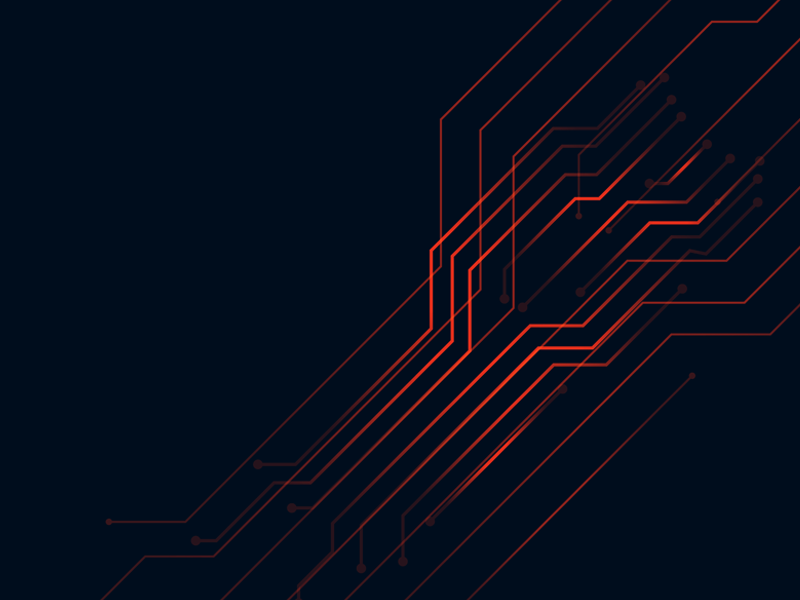
#> input picture asset/controls_bg.png, 800 x 600 px; its folder holds only this picture in this run
$ python -i naruto_vs_sasuke.py   (imports and definitions only)
#> lines starting #> are read from the running program, lines starting #| are printed output that depends on the picture; after the words box and inside, x2 and y2 are one past the last pixel; in counts of white or black regions, pixels touching at a corner belong together
import pygame
import numpy as np
import os
import sys
import platform
from time import time
from PIL import Image

# ================== Configuration ==================
BASE_DIR = os.path.dirname(os.path.abspath(__file__))
ASSET_DIR = os.path.join(BASE_DIR, "asset")
SPRITESHEET_PATH_NARUTO = os.path.join(ASSET_DIR, "sprites", "sheet.png")
SPRITESHEET_PATH_SASUKE = os.path.join(ASSET_DIR, "sprites", "sheet2.png")
SOUNDS_DIR = os.path.join(ASSET_DIR, "sounds")
MAP_IMAGE_DIR = ASSET_DIR

# Fireball images folder
FIREBALL_DIR = os.path.join(ASSET_DIR, "fireball")

# Runtime scale (you can change during play with +/-)
INITIAL_SCALE = 1.0

# Animation names (used when sheet provides multiple rows; for autoscan we put all frames into "idle")
ANIM_NAMES = ["idle", "walk", "attack", "jump"]

# Per-sheet slicing mode:
SHEET_CFG_NARUTO = {"mode": "autoscan_row", "expected": 4, "crop_bottom_px": 64}
SHEET_CFG_SASUKE = {"mode": "autoscan_row", "expected": 4, "crop_bottom_px": 64}

# Shooting tuning
BULLET_SPEED = 9
BULLET_DAMAGE = 12
SHOOT_COOLDOWN_FRAMES = 18  # ~3 shots/sec at 60 fps

# ================== Pygame init ==================
# [2 lines not run here, left out]

# ================== Background Music ==================
# [12 lines left out: function play_background_music, not called in this run]

# [3 lines not run here, left out]

SCREEN_WIDTH, SCREEN_HEIGHT = 800, 600
# [1 line that did not run here, left out]
# [1 line not run here, left out]

WHITE, RED, GREEN, BLACK = (255,255,255), (255,0,0), (0,255,0), (0,0,0)

# ================== Sounds ==================
def create_sound(freq=440, duration=0.1, vol=0.5):
    sample_rate = 44100
    t = np.linspace(0, duration, int(sample_rate * duration), endpoint=False)
    wave = vol * np.sin(2 * np.pi * freq * t)
    decay = np.linspace(1.0,0.1, wave.size)
    wave *= decay
    stereo = np.column_stack((wave, wave))
    arr = (stereo * 32767).astype(np.int16)
    arr = np.ascontiguousarray(arr)
    return pygame.sndarray.make_sound(arr)

def load_sound_file(filename):
    path = os.path.join(SOUNDS_DIR, filename)
    if os.path.isfile(path):
        try:
            return pygame.mixer.Sound(path)
        except Exception as e:
            print("Failed to load sound", path, e)
    return None

attack_sound = load_sound_file("punch.mp3") or create_sound(880, 0.08, 0.5)
hit_sound    = load_sound_file("hit.mp3")    or create_sound(220, 0.12, 0.5)
shoot_sound  = load_sound_file("attack.mp3")  or create_sound(1400, 0.05, 0.4)
bg_music     = load_sound_file("bg_loop.wav") or create_sound(110, 1.0, 0.2)
# [6 lines not run here, left out]

# ================== Maps ==================
map_images = []
# [14 lines not run here, left out]
map_colors = [(34,139,34), (139,69,19), (128,128,128)]

# ================== Background Images for Menus ==================
start_menu_bg = None
start_menu_bg_path = os.path.join(ASSET_DIR, "start_menu_bg.png")
# [7 lines not run here, left out]

controls_bg = None
controls_bg_path = os.path.join(ASSET_DIR, "controls_bg.png")
# [7 lines not run here, left out]

map_selection_bg = None
map_selection_bg_path = os.path.join(ASSET_DIR, "map_selection_bg.png")
# [7 lines not run here, left out]
# ================== Sheet loading helpers ==================
def pil_to_surface_alpha(img: Image.Image) -> pygame.Surface:
    if img.mode != "RGBA":
        img = img.convert("RGBA")
    data = img.tobytes()
    return pygame.image.fromstring(data, img.size, "RGBA").convert_alpha()

# [19 lines left out: function load_grid_sheet, not called in this run]

def load_autoscan_row(sheet_path, expected=0, crop_bottom_px=0):
    if not os.path.isfile(sheet_path):
        print("Sprite sheet not found:", sheet_path)
        return {}

    img = Image.open(sheet_path).convert("RGBA")
    W, H = img.size

    if crop_bottom_px > 0 and crop_bottom_px < H:
        img = img.crop((0, 0, W, H - crop_bottom_px))
        W, H = img.size

    px = np.array(img)
    rgb = px[:, :, :3].astype(np.uint16)
    brightness = (0.2126*rgb[:,:,0] + 0.7152*rgb[:,:,1] + 0.0722*rgb[:,:,2])
    mask = brightness > 8
    rgba = px.copy()
    rgba[:, :, 3] = (mask * 255).astype(np.uint8)
    img_clean = Image.fromarray(rgba, mode="RGBA")

    col_nonempty = mask.any(axis=0)
    regions = []
    in_run = False
    start = 0
    for x in range(W):
        if col_nonempty[x] and not in_run:
            in_run = True; start = x
        elif not col_nonempty[x] and in_run:
            in_run = False; regions.append((start, x))
    if in_run: regions.append((start, W))

    filtered = [(a, b) for (a, b) in regions if (b - a) > 10]
    if expected and len(filtered) > expected:
        filtered = sorted(filtered, key=lambda r: (r[1]-r[0]), reverse=True)[:expected]
        filtered = sorted(filtered, key=lambda r: r[0])

    frames = []
    for (x0, x1) in filtered:
        slice_mask = mask[:, x0:x1]
        if not slice_mask.any():
            continue
        ys = np.where(slice_mask.any(axis=1))[0]
        y0, y1 = int(ys.min()), int(ys.max())+1
        pad = 4
        x0p = max(0, x0 - pad); x1p = min(W, x1 + pad)
        y0p = max(0, y0 - pad); y1p = min(H, y1 + pad)
        frame = img_clean.crop((x0p, y0p, x1p, y1p))
        frames.append(pil_to_surface_alpha(frame))

    if expected and len(frames) != expected:
        print(f"[autoscan] Warning: expected ~{expected} frames, got {len(frames)}")

    animations = {"idle": frames if frames else []}
    print(f"Loaded {len(frames)} frames via autoscan.")
    return animations

def load_sheet_by_cfg(path, cfg):
    mode = cfg.get("mode", "grid")
    if mode == "grid":
        cols = int(cfg.get("cols", 4)); rows = int(cfg.get("rows", 1))
        return load_grid_sheet(path, cols, rows)
    elif mode == "autoscan_row":
        expected = int(cfg.get("expected", 0)); crop = int(cfg.get("crop_bottom_px", 0))
        return load_autoscan_row(path, expected=expected, crop_bottom_px=crop)
    else:
        print(f"Unknown mode '{mode}' for {os.path.basename(path)}; defaulting to grid 4x1.")
        return load_grid_sheet(path, 4, 1)

def rescale_animations(anims, factor: float):
    if not anims:
        return {}
    scaled = {}
    for k, frames in anims.items():
        new_list = []
        for f in frames:
            w, h = f.get_width(), f.get_height()
            nw, nh = max(1, int(round(w*factor))), max(1, int(round(h*factor)))
            try:
                sf = pygame.transform.smoothscale(f, (nw, nh)).convert_alpha()
            except Exception:
                sf = pygame.transform.scale(f, (nw, nh)).convert_alpha()
            new_list.append(sf)
        scaled[k] = new_list
    return scaled

# ================== Load character animations ==================
orig_naruto_animations = load_sheet_by_cfg(SPRITESHEET_PATH_NARUTO, SHEET_CFG_NARUTO)
orig_sasuke_animations = load_sheet_by_cfg(SPRITESHEET_PATH_SASUKE, SHEET_CFG_SASUKE)

# ================== Load Fireball frames (original sizes) ==================
orig_fireball_frames = []
# [18 lines not run here, left out]

def rescale_fireballs(frames, factor: float):
    if not frames:
        return []
    scaled = []
    for f in frames:
        w, h = f.get_width(), f.get_height()
        nw, nh = max(1, int(round(w * factor))), max(1, int(round(h * factor)))
        try:
            sf = pygame.transform.smoothscale(f, (nw, nh)).convert_alpha()
        except Exception:
            sf = pygame.transform.scale(f, (nw, nh)).convert_alpha()
        scaled.append(sf)
    return scaled

# runtime scale and scaled assets
runtime_scale = float(INITIAL_SCALE)
naruto_animations = rescale_animations(orig_naruto_animations, runtime_scale)
sasuke_animations = rescale_animations(orig_sasuke_animations, runtime_scale)
fireball_frames = rescale_fireballs(orig_fireball_frames, runtime_scale)

# ================== Bullets ==================
class Bullet:
    __slots__ = ("x", "y", "vx", "owner", "frame_idx")
    # [13 lines left out: functions __init__, update, not called in this run]

    def offscreen(self):
        # allow some margin
        return (self.x < -200) or (self.x > SCREEN_WIDTH + 200)

    # [24 lines left out: functions rect, draw, not called in this run]

bullets = []

# ================== Character ==================
# [4 lines left out: function _pressed, not called in this run]

class Character:
    def __init__(self, x, ground_y, name, controls, sprites=None, facing_right=True):
        self.name = name
        self.controls = controls
        self.base_anims = sprites or {}
        self.animations = sprites or {}
        self.anim_state = "idle"
        self.anim_tick = 0
        self.frame_duration = 6
        self.facing_right = facing_right

        self.vel = 5
        self.jump_power = 15
        self.gravity = 0.8
        self.vy = 0.0
        self.health = 100
        self.is_jumping = False
        self.is_attacking = False
        self.attack_cooldown = 0
        self.shoot_cooldown = 0

        self.midbottom_x = x
        self.midbottom_y = ground_y

        w, h = 50, 80
        fr = self._peek_frame()
        if fr is not None:
            w, h = fr.get_width(), fr.get_height()
        self.rect = pygame.Rect(0, 0, w, h)
        self.rect.midbottom = (self.midbottom_x, self.midbottom_y)

    def _peek_frame(self):
        if not self.animations:
            return None
        for k in ["idle", "walk", "attack", "jump"]:
            frames = self.animations.get(k, [])
            if frames:
                return frames[0]
        for frames in self.animations.values():
            if frames:
                return frames[0]
        return None

    # [112 lines left out: functions current_frame, apply_scaled_animations, move_and_actions, draw, get_attack_rect, not called in this run]

# ================== UI helpers ==================
def draw_health_bar(x, y, health):
    pygame.draw.rect(screen, RED, (x, y, 100, 10))
    pygame.draw.rect(screen, GREEN, (x, y, max(0, int(health)), 10))

leaderboard = []
# [12 lines left out: functions update_leaderboard, draw_leaderboard, not called in this run]

# ================== Menu System ==================
class Button:
    def __init__(self, text, x, y, w, h, callback, font_size=36):
        self.text = text
        self.rect = pygame.Rect(x, y, w, h)
        self.callback = callback
        self.font = pygame.font.SysFont(None, font_size)

    # [14 lines left out: functions draw, check_click, not called in this run]

def set_state(state):
    global game_state
    game_state = state

def start_game(): set_state("map_selection")
def show_controls(): set_state("controls")
def resume_game(): set_state("playing")
# [5 lines left out: function quit_game, not called in this run]

# Map selection helpers
maps = ["Forest", "Village", "Arena"]
selected_map = None

def map_item_rect(i):
    return pygame.Rect(SCREEN_WIDTH//2 - 120, 140 + i*90, 240, 64)

# Buttons
start_buttons = [
    Button("Start", SCREEN_WIDTH//2 - 100, 250, 200, 60, start_game),
    Button("Controls", SCREEN_WIDTH//2 - 100, 350, 200, 60, show_controls),
    Button("Quit", SCREEN_WIDTH//2 - 100, 450, 200, 60, quit_game),
]
back_btn = Button("Back", SCREEN_WIDTH//2 - 60, SCREEN_HEIGHT - 150, 120, 50, lambda: set_state("start_menu"))
pause_buttons = [
    Button("Resume", SCREEN_WIDTH//2 - 100, 250, 200, 60, resume_game),
    Button("Back to Menu", SCREEN_WIDTH//2 - 100, 350, 200, 60, lambda: set_state("start_menu")),
]

# Screens
# [63 lines left out: functions draw_start_menu, draw_controls_screen, draw_map_selection, draw_pause_menu, not called in this run]

# ================== Instantiate Characters ==================
GROUND_Y = SCREEN_HEIGHT - 20  # feet a bit above bottom

naruto = Character(150, GROUND_Y, "Naruto", {
    "left": pygame.K_LEFT, "right": pygame.K_RIGHT, "jump": pygame.K_UP,
    "attack": pygame.K_DOWN, "shoot": pygame.K_RCTRL
}, sprites=naruto_animations, facing_right=True)

sasuke = Character(650, GROUND_Y, "Sasuke", {
    "left": pygame.K_a, "right": pygame.K_d, "jump": pygame.K_w,
    "attack": pygame.K_s, "shoot": pygame.K_LCTRL
}, sprites=sasuke_animations, facing_right=False)

# ================== Game Loop ==================
clock = pygame.time.Clock()
FPS = 60
game_over = False
game_state = "start_menu"  # first screen
running = True
winner = ""

# [4 lines not run here, left out]

# [7 lines left out: function rescale_both, not called in this run]

start_time = time()
# [165 lines not run here, left out]

>>> result = load_autoscan_row('asset/controls_bg.png')
#> call 3 of load_autoscan_row, with sheet_path = 'asset/controls_bg.png', expected = 0, crop_bottom_px = 0
#> in load_autoscan_row, img is the input picture: PIL image 800x600 RGBA; mean R, G, B, A 6.4, 14, 28.9, 255
#> in load_autoscan_row (call 3), `brightness = (0.2126*rgb[:,:,0] + 0.7152*rgb[:,:,1] + 0.0722*rgb[:,:,2])`:
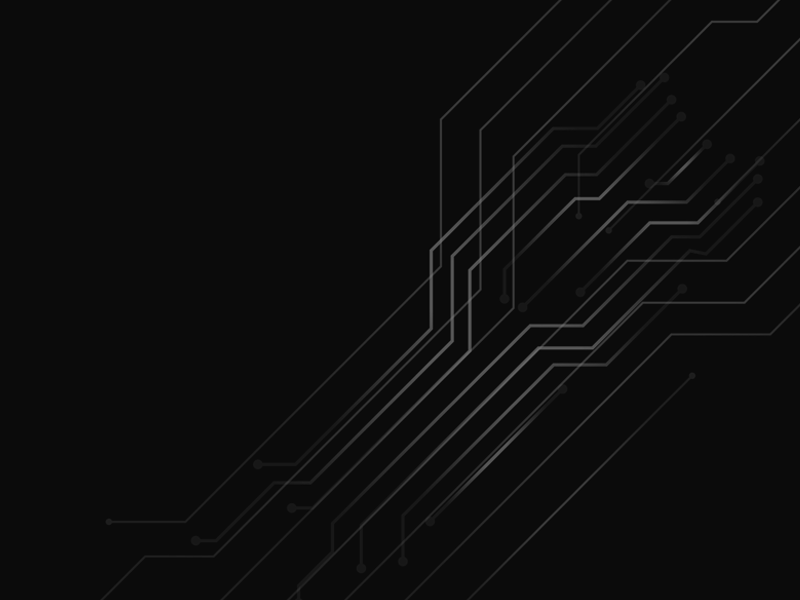
#> brightness: shape (600, 800) float64; min 7.74, max 108.5, mean 13.4
#> in load_autoscan_row (call 3), `mask = brightness > 8`:
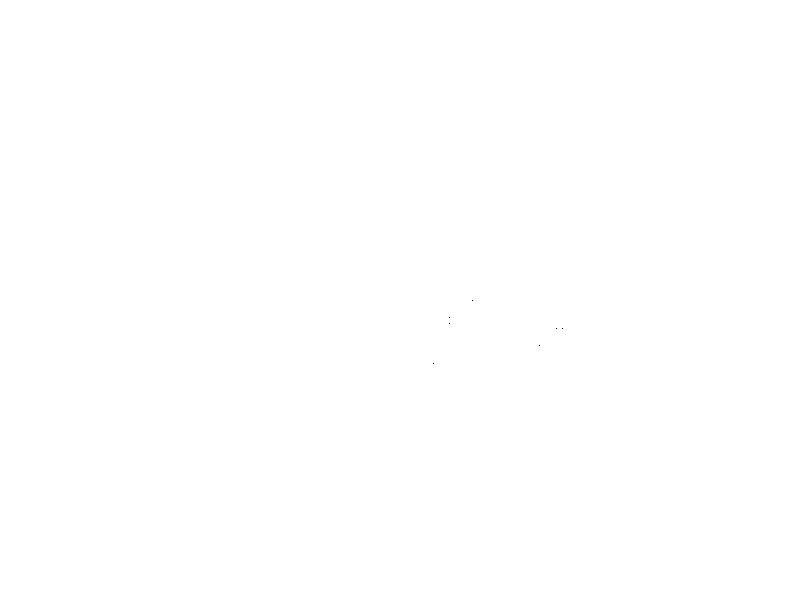
#> mask: shape (600, 800) bool; 100% white; black in thin lines or dots, all inside (x1, y1, x2, y2) = (433, 300, 563, 364)
#> in load_autoscan_row (call 3), `rgba[:, :, 3] = (mask * 255).astype(np.uint8)`: rgba: shape (600, 800, 4); under 0.01% of pixels changed, all inside (x1, y1, x2, y2) = (433, 300, 563, 364)
#> after the loop in load_autoscan_row (call 3), `for x in range(W):`: in_run = True; regions = []; start = 0
#> in load_autoscan_row (call 3), `filtered = [(a, b) for (a, b) in regions if (b - a) > 10]`: filtered = [(0, 800)]
#> the loop in load_autoscan_row (call 3), `for (x0, x1) in filtered:` made 1 pass
#> (x0, x1, y0, y1, pad, x0p, x1p, y0p) on pass 1: (0, 800, 0, 600, 4, 0, 800, 0)
#> after the loop in load_autoscan_row (call 3), `for (x0, x1) in filtered:`: frames = 1 item
#| Loaded 1 frames via autoscan.
#> result = 1 item
